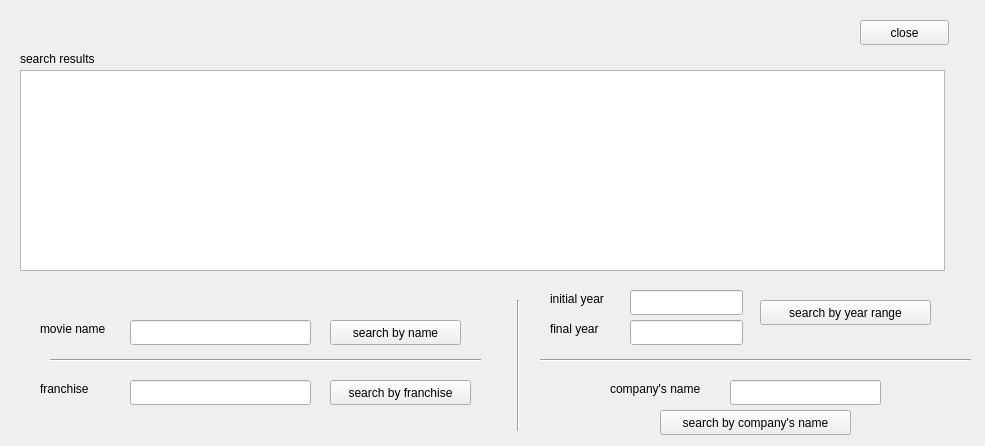
<?xml version="1.0" encoding="UTF-8"?>
<ui version="4.0">
 <class>consult_movies_window</class>
 <widget class="QMainWindow" name="consult_movies_window">
  <property name="geometry">
   <rect>
    <x>0</x>
    <y>0</y>
    <width>985</width>
    <height>446</height>
   </rect>
  </property>
  <property name="windowTitle">
   <string>MainWindow</string>
  </property>
  <widget class="QWidget" name="centralwidget">
   <widget class="QPushButton" name="button_close">
    <property name="geometry">
     <rect>
      <x>860</x>
      <y>20</y>
      <width>89</width>
      <height>25</height>
     </rect>
    </property>
    <property name="text">
     <string>close</string>
    </property>
   </widget>
   <widget class="QTableView" name="table_movies">
    <property name="geometry">
     <rect>
      <x>20</x>
      <y>70</y>
      <width>925</width>
      <height>201</height>
     </rect>
    </property>
   </widget>
   <widget class="QPushButton" name="pushButton_by_movie_name">
    <property name="geometry">
     <rect>
      <x>330</x>
      <y>320</y>
      <width>131</width>
      <height>25</height>
     </rect>
    </property>
    <property name="text">
     <string>search by name</string>
    </property>
   </widget>
   <widget class="QLineEdit" name="lineEdit_name">
    <property name="geometry">
     <rect>
      <x>130</x>
      <y>320</y>
      <width>181</width>
      <height>25</height>
     </rect>
    </property>
   </widget>
   <widget class="QLabel" name="label_movie_name">
    <property name="geometry">
     <rect>
      <x>40</x>
      <y>320</y>
      <width>91</width>
      <height>17</height>
     </rect>
    </property>
    <property name="text">
     <string>movie name</string>
    </property>
   </widget>
   <widget class="QLabel" name="label_franchise">
    <property name="geometry">
     <rect>
      <x>40</x>
      <y>380</y>
      <width>91</width>
      <height>17</height>
     </rect>
    </property>
    <property name="text">
     <string>franchise</string>
    </property>
   </widget>
   <widget class="QLineEdit" name="lineEdit_franchise">
    <property name="geometry">
     <rect>
      <x>130</x>
      <y>380</y>
      <width>181</width>
      <height>25</height>
     </rect>
    </property>
    <property name="text">
     <string/>
    </property>
   </widget>
   <widget class="QPushButton" name="pushButton_by_franchise">
    <property name="geometry">
     <rect>
      <x>330</x>
      <y>380</y>
      <width>141</width>
      <height>25</height>
     </rect>
    </property>
    <property name="text">
     <string>search by franchise</string>
    </property>
   </widget>
   <widget class="QLabel" name="label_results">
    <property name="geometry">
     <rect>
      <x>20</x>
      <y>50</y>
      <width>111</width>
      <height>17</height>
     </rect>
    </property>
    <property name="text">
     <string>search results</string>
    </property>
   </widget>
   <widget class="QLineEdit" name="lineEdit_initial_year">
    <property name="geometry">
     <rect>
      <x>630</x>
      <y>290</y>
      <width>113</width>
      <height>25</height>
     </rect>
    </property>
   </widget>
   <widget class="QLineEdit" name="lineEdit_final_year">
    <property name="geometry">
     <rect>
      <x>630</x>
      <y>320</y>
      <width>113</width>
      <height>25</height>
     </rect>
    </property>
   </widget>
   <widget class="QLabel" name="label_initial_year">
    <property name="geometry">
     <rect>
      <x>550</x>
      <y>290</y>
      <width>81</width>
      <height>17</height>
     </rect>
    </property>
    <property name="text">
     <string>initial year</string>
    </property>
   </widget>
   <widget class="QLabel" name="label_final_year">
    <property name="geometry">
     <rect>
      <x>550</x>
      <y>320</y>
      <width>81</width>
      <height>17</height>
     </rect>
    </property>
    <property name="text">
     <string>final year</string>
    </property>
   </widget>
   <widget class="QPushButton" name="pushButton_by_range">
    <property name="geometry">
     <rect>
      <x>760</x>
      <y>300</y>
      <width>171</width>
      <height>25</height>
     </rect>
    </property>
    <property name="text">
     <string>search by year range</string>
    </property>
   </widget>
   <widget class="Line" name="line">
    <property name="geometry">
     <rect>
      <x>510</x>
      <y>300</y>
      <width>16</width>
      <height>131</height>
     </rect>
    </property>
    <property name="orientation">
     <enum>Qt::Vertical</enum>
    </property>
   </widget>
   <widget class="Line" name="line_2">
    <property name="geometry">
     <rect>
      <x>50</x>
      <y>350</y>
      <width>431</width>
      <height>20</height>
     </rect>
    </property>
    <property name="orientation">
     <enum>Qt::Horizontal</enum>
    </property>
   </widget>
   <widget class="Line" name="line_3">
    <property name="geometry">
     <rect>
      <x>540</x>
      <y>350</y>
      <width>431</width>
      <height>20</height>
     </rect>
    </property>
    <property name="orientation">
     <enum>Qt::Horizontal</enum>
    </property>
   </widget>
   <widget class="QLineEdit" name="lineEdit_companys_name">
    <property name="geometry">
     <rect>
      <x>730</x>
      <y>380</y>
      <width>151</width>
      <height>25</height>
     </rect>
    </property>
   </widget>
   <widget class="QLabel" name="label_companys_name">
    <property name="geometry">
     <rect>
      <x>610</x>
      <y>380</y>
      <width>121</width>
      <height>17</height>
     </rect>
    </property>
    <property name="text">
     <string>company's name</string>
    </property>
   </widget>
   <widget class="QPushButton" name="pushButton_by_company">
    <property name="geometry">
     <rect>
      <x>660</x>
      <y>410</y>
      <width>191</width>
      <height>25</height>
     </rect>
    </property>
    <property name="text">
     <string>search by company's name</string>
    </property>
   </widget>
  </widget>
 </widget>
 <resources/>
 <connections/>
</ui>
